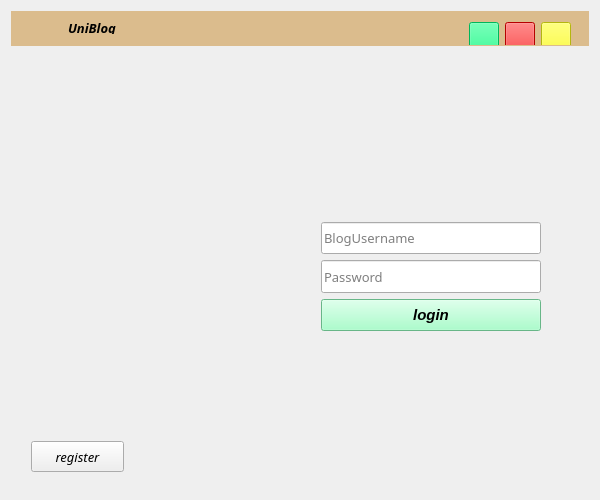
<?xml version="1.0" encoding="UTF-8"?>
<ui version="4.0">
 <class>BlogLogin</class>
 <widget class="QWidget" name="BlogLogin">
  <property name="geometry">
   <rect>
    <x>0</x>
    <y>0</y>
    <width>600</width>
    <height>500</height>
   </rect>
  </property>
  <property name="windowTitle">
   <string>UniBlog</string>
  </property>
  <layout class="QVBoxLayout" name="verticalLayout">
   <item>
    <widget class="RotatingStackedWidget" name="Loginwidget">
     <property name="font">
      <font>
       <family>微软雅黑</family>
       <pointsize>10</pointsize>
       <weight>50</weight>
       <italic>false</italic>
       <bold>false</bold>
      </font>
     </property>
     <property name="styleSheet">
      <string notr="true"/>
     </property>
     <property name="currentIndex">
      <number>0</number>
     </property>
     <widget class="QWidget" name="LoginstackedWidget">
      <widget class="QWidget" name="HeadWidget" native="true">
       <property name="geometry">
        <rect>
         <x>0</x>
         <y>0</y>
         <width>581</width>
         <height>35</height>
        </rect>
       </property>
       <property name="styleSheet">
        <string notr="true">background-color: #DBBC8D;</string>
       </property>
       <widget class="QWidget" name="layoutWidget">
        <property name="geometry">
         <rect>
          <x>10</x>
          <y>0</y>
          <width>561</width>
          <height>34</height>
         </rect>
        </property>
        <layout class="QHBoxLayout" name="horizontalLayout_2">
         <item>
          <widget class="QLabel" name="label">
           <property name="minimumSize">
            <size>
             <width>30</width>
             <height>30</height>
            </size>
           </property>
           <property name="maximumSize">
            <size>
             <width>30</width>
             <height>30</height>
            </size>
           </property>
           <property name="styleSheet">
            <string notr="true">border-image: url(:/resources/image/ico/镜像设置.png);</string>
           </property>
           <property name="text">
            <string/>
           </property>
          </widget>
         </item>
         <item>
          <widget class="QLabel" name="label_2">
           <property name="font">
            <font>
             <family>微软雅黑</family>
             <pointsize>10</pointsize>
             <weight>75</weight>
             <italic>true</italic>
             <bold>true</bold>
            </font>
           </property>
           <property name="text">
            <string>UniBlog</string>
           </property>
          </widget>
         </item>
         <item>
          <spacer name="horizontalSpacer">
           <property name="orientation">
            <enum>Qt::Horizontal</enum>
           </property>
           <property name="sizeHint" stdset="0">
            <size>
             <width>317</width>
             <height>20</height>
            </size>
           </property>
          </spacer>
         </item>
         <item>
          <layout class="QHBoxLayout" name="horizontalLayout">
           <item>
            <widget class="QPushButton" name="narrowBt">
             <property name="minimumSize">
              <size>
               <width>30</width>
               <height>30</height>
              </size>
             </property>
             <property name="maximumSize">
              <size>
               <width>30</width>
               <height>30</height>
              </size>
             </property>
             <property name="font">
              <font>
               <family>微软雅黑</family>
               <pointsize>21</pointsize>
               <weight>50</weight>
               <italic>false</italic>
               <bold>false</bold>
              </font>
             </property>
             <property name="layoutDirection">
              <enum>Qt::LeftToRight</enum>
             </property>
             <property name="styleSheet">
              <string notr="true">background-color: rgb(0, 255, 127);</string>
             </property>
             <property name="text">
              <string notr="true"/>
             </property>
            </widget>
           </item>
           <item>
            <widget class="QPushButton" name="settingBt">
             <property name="minimumSize">
              <size>
               <width>30</width>
               <height>30</height>
              </size>
             </property>
             <property name="maximumSize">
              <size>
               <width>30</width>
               <height>30</height>
              </size>
             </property>
             <property name="font">
              <font>
               <family>微软雅黑</family>
               <pointsize>16</pointsize>
               <weight>50</weight>
               <italic>false</italic>
               <bold>false</bold>
              </font>
             </property>
             <property name="styleSheet">
              <string notr="true">background-color: rgb(255, 0, 0);</string>
             </property>
             <property name="text">
              <string/>
             </property>
            </widget>
           </item>
           <item>
            <widget class="QPushButton" name="closeBt">
             <property name="minimumSize">
              <size>
               <width>30</width>
               <height>30</height>
              </size>
             </property>
             <property name="maximumSize">
              <size>
               <width>30</width>
               <height>30</height>
              </size>
             </property>
             <property name="font">
              <font>
               <family>微软雅黑</family>
               <pointsize>10</pointsize>
               <weight>50</weight>
               <italic>true</italic>
               <bold>false</bold>
              </font>
             </property>
             <property name="styleSheet">
              <string notr="true">background-color: rgb(252, 255, 21);</string>
             </property>
             <property name="text">
              <string/>
             </property>
            </widget>
           </item>
          </layout>
         </item>
        </layout>
       </widget>
      </widget>
      <widget class="QWidget" name="InputEventWidget" native="true">
       <property name="geometry">
        <rect>
         <x>240</x>
         <y>200</y>
         <width>301</width>
         <height>131</height>
        </rect>
       </property>
       <layout class="QGridLayout" name="gridLayout">
        <item row="0" column="0">
         <layout class="QHBoxLayout" name="horizontalLayout_3">
          <item>
           <spacer name="horizontalSpacer_2">
            <property name="orientation">
             <enum>Qt::Horizontal</enum>
            </property>
            <property name="sizeHint" stdset="0">
             <size>
              <width>40</width>
              <height>20</height>
             </size>
            </property>
           </spacer>
          </item>
          <item>
           <widget class="QLineEdit" name="UsernamelineEdit">
            <property name="minimumSize">
             <size>
              <width>220</width>
              <height>30</height>
             </size>
            </property>
            <property name="maximumSize">
             <size>
              <width>220</width>
              <height>40</height>
             </size>
            </property>
            <property name="font">
             <font>
              <pointsize>10</pointsize>
              <weight>50</weight>
              <italic>false</italic>
              <bold>false</bold>
             </font>
            </property>
            <property name="styleSheet">
             <string notr="true"/>
            </property>
            <property name="placeholderText">
             <string>BlogUsername</string>
            </property>
           </widget>
          </item>
         </layout>
        </item>
        <item row="1" column="0">
         <layout class="QHBoxLayout" name="horizontalLayout_4">
          <item>
           <spacer name="horizontalSpacer_3">
            <property name="orientation">
             <enum>Qt::Horizontal</enum>
            </property>
            <property name="sizeHint" stdset="0">
             <size>
              <width>40</width>
              <height>20</height>
             </size>
            </property>
           </spacer>
          </item>
          <item>
           <widget class="QLineEdit" name="PasswordlineEdit">
            <property name="minimumSize">
             <size>
              <width>220</width>
              <height>30</height>
             </size>
            </property>
            <property name="maximumSize">
             <size>
              <width>220</width>
              <height>40</height>
             </size>
            </property>
            <property name="font">
             <font>
              <pointsize>10</pointsize>
              <weight>50</weight>
              <italic>false</italic>
              <bold>false</bold>
             </font>
            </property>
            <property name="styleSheet">
             <string notr="true"/>
            </property>
            <property name="echoMode">
             <enum>QLineEdit::Password</enum>
            </property>
            <property name="placeholderText">
             <string>Password</string>
            </property>
           </widget>
          </item>
         </layout>
        </item>
        <item row="2" column="0">
         <layout class="QHBoxLayout" name="horizontalLayout_11">
          <item>
           <spacer name="horizontalSpacer_5">
            <property name="orientation">
             <enum>Qt::Horizontal</enum>
            </property>
            <property name="sizeHint" stdset="0">
             <size>
              <width>40</width>
              <height>20</height>
             </size>
            </property>
           </spacer>
          </item>
          <item>
           <widget class="QPushButton" name="loginBt">
            <property name="minimumSize">
             <size>
              <width>220</width>
              <height>30</height>
             </size>
            </property>
            <property name="maximumSize">
             <size>
              <width>220</width>
              <height>40</height>
             </size>
            </property>
            <property name="font">
             <font>
              <pointsize>11</pointsize>
              <weight>75</weight>
              <italic>true</italic>
              <bold>true</bold>
             </font>
            </property>
            <property name="styleSheet">
             <string notr="true">background-color: rgb(146, 255, 190);</string>
            </property>
            <property name="text">
             <string>login</string>
            </property>
           </widget>
          </item>
         </layout>
        </item>
       </layout>
      </widget>
      <widget class="QPushButton" name="registerBt">
       <property name="geometry">
        <rect>
         <x>20</x>
         <y>430</y>
         <width>93</width>
         <height>31</height>
        </rect>
       </property>
       <property name="font">
        <font>
         <weight>50</weight>
         <italic>true</italic>
         <bold>false</bold>
        </font>
       </property>
       <property name="styleSheet">
        <string notr="true"/>
       </property>
       <property name="text">
        <string>register</string>
       </property>
      </widget>
     </widget>
     <widget class="QWidget" name="LoginSettingWidget">
      <widget class="QWidget" name="layoutWidget">
       <property name="geometry">
        <rect>
         <x>0</x>
         <y>0</y>
         <width>581</width>
         <height>34</height>
        </rect>
       </property>
       <layout class="QHBoxLayout" name="horizontalLayout_5">
        <item>
         <widget class="QLabel" name="label_3">
          <property name="minimumSize">
           <size>
            <width>30</width>
            <height>30</height>
           </size>
          </property>
          <property name="maximumSize">
           <size>
            <width>30</width>
            <height>30</height>
           </size>
          </property>
          <property name="styleSheet">
           <string notr="true">border-image: url(:/resources/image/ico/镜像设置.png);</string>
          </property>
          <property name="text">
           <string/>
          </property>
         </widget>
        </item>
        <item>
         <widget class="QLabel" name="label_4">
          <property name="font">
           <font>
            <pointsize>10</pointsize>
            <weight>75</weight>
            <italic>true</italic>
            <bold>true</bold>
           </font>
          </property>
          <property name="text">
           <string>UniBlog</string>
          </property>
         </widget>
        </item>
        <item>
         <spacer name="horizontalSpacer_7">
          <property name="orientation">
           <enum>Qt::Horizontal</enum>
          </property>
          <property name="sizeHint" stdset="0">
           <size>
            <width>317</width>
            <height>20</height>
           </size>
          </property>
         </spacer>
        </item>
        <item>
         <layout class="QHBoxLayout" name="horizontalLayout_6">
          <item>
           <widget class="QPushButton" name="narrowBt_2">
            <property name="minimumSize">
             <size>
              <width>30</width>
              <height>30</height>
             </size>
            </property>
            <property name="maximumSize">
             <size>
              <width>30</width>
              <height>30</height>
             </size>
            </property>
            <property name="font">
             <font>
              <family>微软雅黑</family>
              <pointsize>21</pointsize>
              <weight>50</weight>
              <italic>false</italic>
              <bold>false</bold>
             </font>
            </property>
            <property name="layoutDirection">
             <enum>Qt::LeftToRight</enum>
            </property>
            <property name="styleSheet">
             <string notr="true">background-color: rgb(0, 255, 127);</string>
            </property>
            <property name="text">
             <string notr="true"/>
            </property>
           </widget>
          </item>
          <item>
           <widget class="QPushButton" name="SettingsetBt">
            <property name="minimumSize">
             <size>
              <width>30</width>
              <height>30</height>
             </size>
            </property>
            <property name="maximumSize">
             <size>
              <width>30</width>
              <height>30</height>
             </size>
            </property>
            <property name="font">
             <font>
              <family>微软雅黑</family>
              <pointsize>16</pointsize>
              <weight>50</weight>
              <italic>false</italic>
              <bold>false</bold>
             </font>
            </property>
            <property name="styleSheet">
             <string notr="true">background-color: rgb(255, 0, 0);</string>
            </property>
            <property name="text">
             <string/>
            </property>
           </widget>
          </item>
          <item>
           <widget class="QPushButton" name="SettingcloseBt">
            <property name="minimumSize">
             <size>
              <width>30</width>
              <height>30</height>
             </size>
            </property>
            <property name="maximumSize">
             <size>
              <width>30</width>
              <height>30</height>
             </size>
            </property>
            <property name="font">
             <font>
              <family>微软雅黑</family>
              <pointsize>10</pointsize>
              <weight>50</weight>
              <italic>true</italic>
              <bold>false</bold>
             </font>
            </property>
            <property name="styleSheet">
             <string notr="true">background-color: rgb(252, 255, 21);</string>
            </property>
            <property name="text">
             <string/>
            </property>
           </widget>
          </item>
         </layout>
        </item>
       </layout>
      </widget>
      <widget class="QGroupBox" name="groupBox">
       <property name="geometry">
        <rect>
         <x>70</x>
         <y>160</y>
         <width>441</width>
         <height>191</height>
        </rect>
       </property>
       <property name="title">
        <string>服务器设置</string>
       </property>
       <layout class="QGridLayout" name="gridLayout_2">
        <item row="0" column="0">
         <layout class="QVBoxLayout" name="verticalLayout_3">
          <item>
           <widget class="QLabel" name="ServerStateLabel">
            <property name="text">
             <string>未连接消息服务器</string>
            </property>
           </widget>
          </item>
          <item>
           <layout class="QHBoxLayout" name="horizontalLayout_10">
            <item>
             <layout class="QHBoxLayout" name="horizontalLayout_7">
              <item>
               <widget class="QLabel" name="label_5">
                <property name="text">
                 <string>类型：</string>
                </property>
               </widget>
              </item>
              <item>
               <widget class="QLabel" name="label_6">
                <property name="text">
                 <string>TCP</string>
                </property>
               </widget>
              </item>
             </layout>
            </item>
            <item>
             <layout class="QHBoxLayout" name="horizontalLayout_8">
              <item>
               <spacer name="horizontalSpacer_8">
                <property name="orientation">
                 <enum>Qt::Horizontal</enum>
                </property>
                <property name="sizeHint" stdset="0">
                 <size>
                  <width>40</width>
                  <height>20</height>
                 </size>
                </property>
               </spacer>
              </item>
              <item>
               <widget class="QLabel" name="label_7">
                <property name="text">
                 <string>地址：</string>
                </property>
               </widget>
              </item>
              <item>
               <widget class="QLineEdit" name="IPaddrlineEdit">
                <property name="text">
                 <string>127.0.0.1</string>
                </property>
               </widget>
              </item>
             </layout>
            </item>
            <item>
             <layout class="QHBoxLayout" name="horizontalLayout_9">
              <item>
               <spacer name="horizontalSpacer_9">
                <property name="orientation">
                 <enum>Qt::Horizontal</enum>
                </property>
                <property name="sizeHint" stdset="0">
                 <size>
                  <width>40</width>
                  <height>20</height>
                 </size>
                </property>
               </spacer>
              </item>
              <item>
               <widget class="QLabel" name="label_8">
                <property name="text">
                 <string>端口：</string>
                </property>
               </widget>
              </item>
              <item>
               <widget class="QLineEdit" name="PortlineEdit">
                <property name="maximumSize">
                 <size>
                  <width>100</width>
                  <height>16777215</height>
                 </size>
                </property>
                <property name="text">
                 <string>默认</string>
                </property>
               </widget>
              </item>
             </layout>
            </item>
           </layout>
          </item>
         </layout>
        </item>
        <item row="1" column="0">
         <layout class="QVBoxLayout" name="verticalLayout_2">
          <item>
           <widget class="QLabel" name="FTPServerStateLabel">
            <property name="text">
             <string>未连接文件服务器</string>
            </property>
           </widget>
          </item>
          <item>
           <layout class="QHBoxLayout" name="horizontalLayout_12">
            <item>
             <layout class="QHBoxLayout" name="horizontalLayout_13">
              <item>
               <widget class="QLabel" name="label_9">
                <property name="text">
                 <string>类型：</string>
                </property>
               </widget>
              </item>
              <item>
               <widget class="QLabel" name="label_10">
                <property name="text">
                 <string>FTP</string>
                </property>
               </widget>
              </item>
             </layout>
            </item>
            <item>
             <layout class="QHBoxLayout" name="horizontalLayout_14">
              <item>
               <spacer name="horizontalSpacer_10">
                <property name="orientation">
                 <enum>Qt::Horizontal</enum>
                </property>
                <property name="sizeHint" stdset="0">
                 <size>
                  <width>40</width>
                  <height>20</height>
                 </size>
                </property>
               </spacer>
              </item>
              <item>
               <widget class="QLabel" name="label_11">
                <property name="text">
                 <string>地址：</string>
                </property>
               </widget>
              </item>
              <item>
               <widget class="QLineEdit" name="FTPIPaddrlineEdit">
                <property name="text">
                 <string>127.0.0.1</string>
                </property>
               </widget>
              </item>
             </layout>
            </item>
            <item>
             <layout class="QHBoxLayout" name="horizontalLayout_15">
              <item>
               <spacer name="horizontalSpacer_11">
                <property name="orientation">
                 <enum>Qt::Horizontal</enum>
                </property>
                <property name="sizeHint" stdset="0">
                 <size>
                  <width>40</width>
                  <height>20</height>
                 </size>
                </property>
               </spacer>
              </item>
              <item>
               <widget class="QLabel" name="label_12">
                <property name="text">
                 <string>端口：</string>
                </property>
               </widget>
              </item>
              <item>
               <widget class="QLineEdit" name="FTPPortlineEdit">
                <property name="maximumSize">
                 <size>
                  <width>100</width>
                  <height>16777215</height>
                 </size>
                </property>
                <property name="text">
                 <string>默认</string>
                </property>
               </widget>
              </item>
             </layout>
            </item>
           </layout>
          </item>
         </layout>
        </item>
       </layout>
      </widget>
     </widget>
    </widget>
   </item>
  </layout>
 </widget>
 <layoutdefault spacing="6" margin="11"/>
 <customwidgets>
  <customwidget>
   <class>RotatingStackedWidget</class>
   <extends>QStackedWidget</extends>
   <header>rotatingstackedwidget.h</header>
   <container>1</container>
  </customwidget>
 </customwidgets>
 <resources/>
 <connections/>
</ui>
